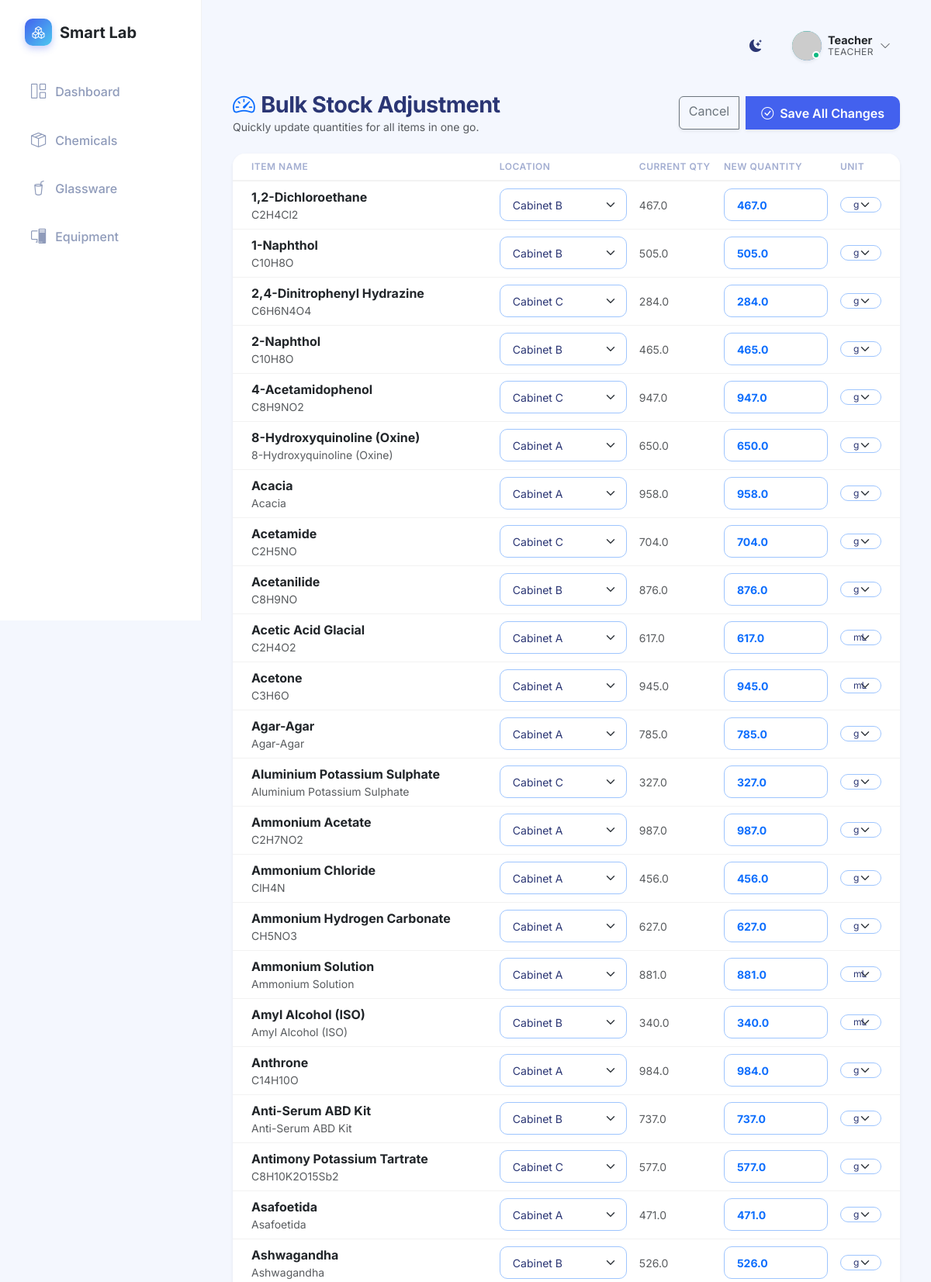
The page /bulk_update (signed in, upper part) on the database its author committed.
### app.py (models this page shows)
class User(UserMixin, db.Model):
    id = db.Column(db.Integer, primary_key=True)
    username = db.Column(db.String(100), unique=True, nullable=False)
    password_hash = db.Column(db.String(200), nullable=False)
    role = db.Column(db.String(50), nullable=False) # 'teacher', 'student', or 'developer'
    full_name = db.Column(db.String(150), nullable=True)
    roll_number = db.Column(db.String(50), nullable=True)
    email = db.Column(db.String(150), nullable=True)
    phone = db.Column(db.String(20), nullable=True)

class Chemical(db.Model):
    id = db.Column(db.Integer, primary_key=True)
    name = db.Column(db.String(150), nullable=False)
    formula = db.Column(db.String(100), nullable=False)
    cas_number = db.Column(db.String(50), nullable=True)
    quantity = db.Column(db.Float, nullable=False, default=0.0)
    unit = db.Column(db.String(20), nullable=False)
    location = db.Column(db.String(100), nullable=False)
    expiry_date = db.Column(db.Date, nullable=True)
    hazard_category = db.Column(db.String(100), nullable=True)
    category = db.Column(db.String(50), default='Chemicals') # New: Chemicals, Reagents, Indicators, Miscellaneous
    logs = db.relationship('UsageLog', backref='chemical', lazy=True, cascade="all, delete-orphan")

### app.py (the view, shortened to what this page needs)
@app.route('/bulk_update', methods=['GET', 'POST'])
@teacher_required
def bulk_update():
    chemicals = Chemical.query.order_by(Chemical.name).all()
    return render_template('bulk_update.html', chemicals=chemicals)

### app.py (called while the page is built)
@login_manager.user_loader
def load_user(user_id):
    return User.query.get(int(user_id))

def teacher_required(f):
    @wraps(f)
    def decorated_function(*args, **kwargs):
        if not current_user.is_authenticated or current_user.role not in ['teacher', 'developer']:
            flash('You must be logged in as a teacher or developer to perform this action.', 'danger')
            return redirect(request.referrer or url_for('dashboard'))
        return f(*args, **kwargs)
    return decorated_function

### templates/bulk_update.html (shortened to what this page needs)
{% extends 'base.html' %}
{% block content %}
<div class="d-flex justify-content-between align-items-center mb-4">
    <div>
        <h2 class="page-title mb-0"><i class="bi bi-speedometer2 me-2 text-primary"></i>Bulk Stock Adjustment</h2>
        <p class="text-muted small mb-0">Quickly update quantities for all items in one go.</p>
    </div>
    <div class="btn-group">
        <a href="{{ url_for('chemicals') }}" class="btn btn-outline-secondary shadow-sm">
            Cancel
        </a>
        <button type="submit" form="bulkForm" class="btn btn-primary shadow-sm ms-2">
            <i class="bi bi-check-circle me-1"></i> Save All Changes
        </button>
    </div>
</div>
<div class="card shadow-sm border-0 overflow-hidden">
    <div class="card-body p-0">
        <form id="bulkForm" action="{{ url_for('bulk_update') }}" method="POST">
            <div class="table-responsive">
                <table class="table table-hover align-middle mb-0">
                    <thead class="bg-light">
                        <tr>
                            <th class="ps-4">ITEM NAME</th>
                            <th style="width: 180px;">LOCATION</th>
                            <th>CURRENT QTY</th>
                            <th style="width: 150px;">NEW QUANTITY</th>
                            <th class="pe-4">UNIT</th>
                        </tr>
                    </thead>
                    <tbody>
                        {% for chem in chemicals %}
                        <tr>
                            <td class="ps-4 fw-bold text-dark">
                                {{ chem.name }}
                                <div class="text-muted small fw-normal">{{ chem.formula }}</div>
                            </td>
                            <td>
                                <select name="loc_chem_{{ chem.id }}" class="form-select form-select-sm border-primary-subtle">
                                    <option value="Cabinet A" {% if chem.location == 'Cabinet A' %}selected{% endif %}>Cabinet A</option>
                                    <option value="Cabinet B" {% if chem.location == 'Cabinet B' %}selected{% endif %}>Cabinet B</option>
                                    <option value="Cabinet C" {% if chem.location == 'Cabinet C' %}selected{% endif %}>Cabinet C</option>
                                </select>
                            </td>
                            <td class="text-muted small">{{ chem.quantity }}</td>
                            <td>
                                <input type="number" step="0.01" name="qty_chem_{{ chem.id }}"
                                       class="form-control form-control-sm fw-bold border-primary-subtle text-primary"
                                       value="{{ chem.quantity }}">
                            </td>
                            <td class="pe-4">
                                <select name="unit_chem_{{ chem.id }}" class="form-select form-select-sm border-primary-subtle py-0" style="font-size: 0.75rem;">
                                    <option value="g" {% if chem.unit == 'g' %}selected{% endif %}>g</option>
                                    <option value="mL" {% if chem.unit == 'mL' %}selected{% endif %}>mL</option>
                                </select>
                            </td>
                        </tr>
                        {% endfor %}
                    </tbody>
                </table>
            </div>
        </form>
    </div>
</div>
{% endblock %}

### templates/base.html (shortened to what this page needs)
<!DOCTYPE html>
<html lang="en">
<head>
    <link href="https://cdn.jsdelivr.net/npm/bootstrap@5.3.0/dist/css/bootstrap.min.css" rel="stylesheet">
    <link rel="stylesheet" href="{{ url_for('static', filename='css/style.css') }}">
    <link rel="stylesheet" href="https://cdn.jsdelivr.net/npm/bootstrap-icons@1.10.5/font/bootstrap-icons.css">
</head>
<body>
    <div class="app-container">
        <nav class="sidebar">
            <div class="sidebar-header">
                <a class="navbar-brand d-flex align-items-center morph-logo" href="{{ url_for('dashboard') }}">
                    <div class="logo-icon me-2"><i class="bi bi-boxes text-white"></i></div>
                    <div class="logo-text-container">
                        <span class="logo-text main-text fs-5 fw-bold text-dark">Smart Lab</span>
                    </div>
                </a>
            </div>
            <ul class="nav flex-column sidebar-nav mt-3">
                <li class="nav-item">
                    <a class="nav-link {% if request.endpoint == 'dashboard' %}active{% endif %}"
                        href="{{ url_for('dashboard') }}">
                        <i class="bi bi-grid-1x2"></i> Dashboard
                    </a>
                </li>
                <li class="nav-item">
                    <a class="nav-link {% if request.endpoint == 'chemicals' or request.endpoint == 'add_chemical' or request.endpoint == 'chemical_detail' %}active{% endif %}"
                        href="{{ url_for('chemicals') }}">
                        <i class="bi bi-box-seam"></i> Chemicals
                    </a>
                </li>
                <li class="nav-item">
                    <a class="nav-link {% if request.endpoint == 'glassware' %}active{% endif %}"
                        href="{{ url_for('glassware') }}">
                        <i class="bi bi-cup-straw"></i> Glassware
                    </a>
                </li>
                <li class="nav-item">
                    <a class="nav-link {% if request.endpoint == 'equipment' %}active{% endif %}"
                        href="{{ url_for('equipment') }}">
                        <i class="bi bi-pc-display"></i> Equipment
                    </a>
                </li>
            </ul>
        </nav>
        <main class="main-content">
            <header class="top-header d-flex justify-content-between align-items-center mb-4">
                <div class="d-flex align-items-center">
                    <div class="theme-toggle" id="themeToggle" title="Toggle Dark/Light Mode">
                        <i class="bi bi-moon-stars-fill"></i>
                    </div>
                    <div class="user-profile dropdown">
                        <div class="profile-trigger d-flex align-items-center" {% if current_user.is_authenticated %}data-bs-toggle="dropdown"{% else %}data-bs-toggle="modal" data-bs-target="#loginModal"{% endif %}>
                            {% if current_user.is_authenticated %}
                            <div class="avatar-wrapper me-2">
                                <div class="avatar-circle {% if current_user.role == 'developer' %}bg-developer{% elif current_user.role == 'teacher' %}bg-teacher{% else %}bg-student{% endif %} shadow-sm" style="padding: 0; overflow: hidden;">
                                    <img src="https://api.dicebear.com/9.x/bottts/svg?seed={{ current_user.username }}&backgroundColor=transparent" alt="Avatar" style="width: 100%; height: 100%; object-fit: cover; transform: scale(1.1) translateY(2px);">
                                </div>
                                <div class="status-indicator online"></div>
                            </div>
                            <div class="user-info d-none d-sm-block">
                                <div class="user-name fw-bold text-dark">{{ current_user.username|capitalize }}</div>
                                <div class="user-role text-muted">{{ current_user.role|capitalize }}</div>
                            </div>
                            <i class="bi bi-chevron-down ms-2 text-muted small"></i>
                            {% else %}
                            <div class="avatar-circle bg-secondary shadow-sm me-2">
                                <i class="bi bi-person"></i>
                            </div>
                            <span class="fw-medium text-dark">Login</span>
                            {% endif %}
                        </div>
                    </div>
            </header>
            <div class="content-wrapper">
                {% block content %}{% endblock %}
            </div>
        </main>
    </div>
</body>
</html>

### rows shown on the page
User: username "Teacher", role "TEACHER"
Chemical: name "1,2-Dichloroethane", formula "C2H4Cl2", location+id "Cabinet B", quantity "467.0", unit+id "g"
Chemical: name "1-Naphthol", formula "C10H8O", location+id "Cabinet B", quantity "505.0", unit+id "g"
Chemical: name "2,4-Dinitrophenyl Hydrazine", formula "C6H6N4O4", location+id "Cabinet C", quantity "284.0", unit+id "g"
Chemical: name "2-Naphthol", formula "C10H8O", location+id "Cabinet B", quantity "465.0", unit+id "g"
Chemical: name "4-Acetamidophenol", formula "C8H9NO2", location+id "Cabinet C", quantity "947.0", unit+id "g"
Chemical: name "8-Hydroxyquinoline (Oxine)", formula "8-Hydroxyquinoline (Oxine)", location+id "Cabinet A", quantity "650.0", unit+id "g"
Chemical: name "Acacia", formula "Acacia", location+id "Cabinet A", quantity "958.0", unit+id "g"
Chemical: name "Acetamide", formula "C2H5NO", location+id "Cabinet C", quantity "704.0", unit+id "g"
Chemical: name "Acetanilide", formula "C8H9NO", location+id "Cabinet B", quantity "876.0", unit+id "g"
Chemical: name "Acetic Acid Glacial", formula "C2H4O2", location+id "Cabinet A", quantity "617.0", unit+id "mL"
Chemical: name "Acetone", formula "C3H6O", location+id "Cabinet A", quantity "945.0", unit+id "mL"
Chemical: name "Agar-Agar", formula "Agar-Agar", location+id "Cabinet A", quantity "785.0", unit+id "g"
Chemical: name "Aluminium Potassium Sulphate", formula "Aluminium Potassium Sulphate", location+id "Cabinet C", quantity "327.0", unit+id "g"
Chemical: name "Ammonium Acetate", formula "C2H7NO2", location+id "Cabinet A", quantity "987.0", unit+id "g"
Chemical: name "Ammonium Chloride", formula "ClH4N", location+id "Cabinet A", quantity "456.0", unit+id "g"
Chemical: name "Ammonium Hydrogen Carbonate", formula "CH5NO3", location+id "Cabinet A", quantity "627.0", unit+id "g"
Chemical: name "Ammonium Solution", formula "Ammonium Solution", location+id "Cabinet A", quantity "881.0", unit+id "mL"
Chemical: name "Amyl Alcohol (ISO)", formula "Amyl Alcohol (ISO)", location+id "Cabinet B", quantity "340.0", unit+id "mL"
Chemical: name "Anthrone", formula "C14H10O", location+id "Cabinet A", quantity "984.0", unit+id "g"
Chemical: name "Anti-Serum ABD Kit", formula "Anti-Serum ABD Kit", location+id "Cabinet B", quantity "737.0", unit+id "g"
Chemical: name "Antimony Potassium Tartrate", formula "C8H10K2O15Sb2", location+id "Cabinet C", quantity "577.0", unit+id "g"
Chemical: name "Asafoetida", formula "Asafoetida", location+id "Cabinet A", quantity "471.0", unit+id "g"
Chemical: name "Ashwagandha", formula "Ashwagandha", location+id "Cabinet B", quantity "526.0", unit+id "g"
